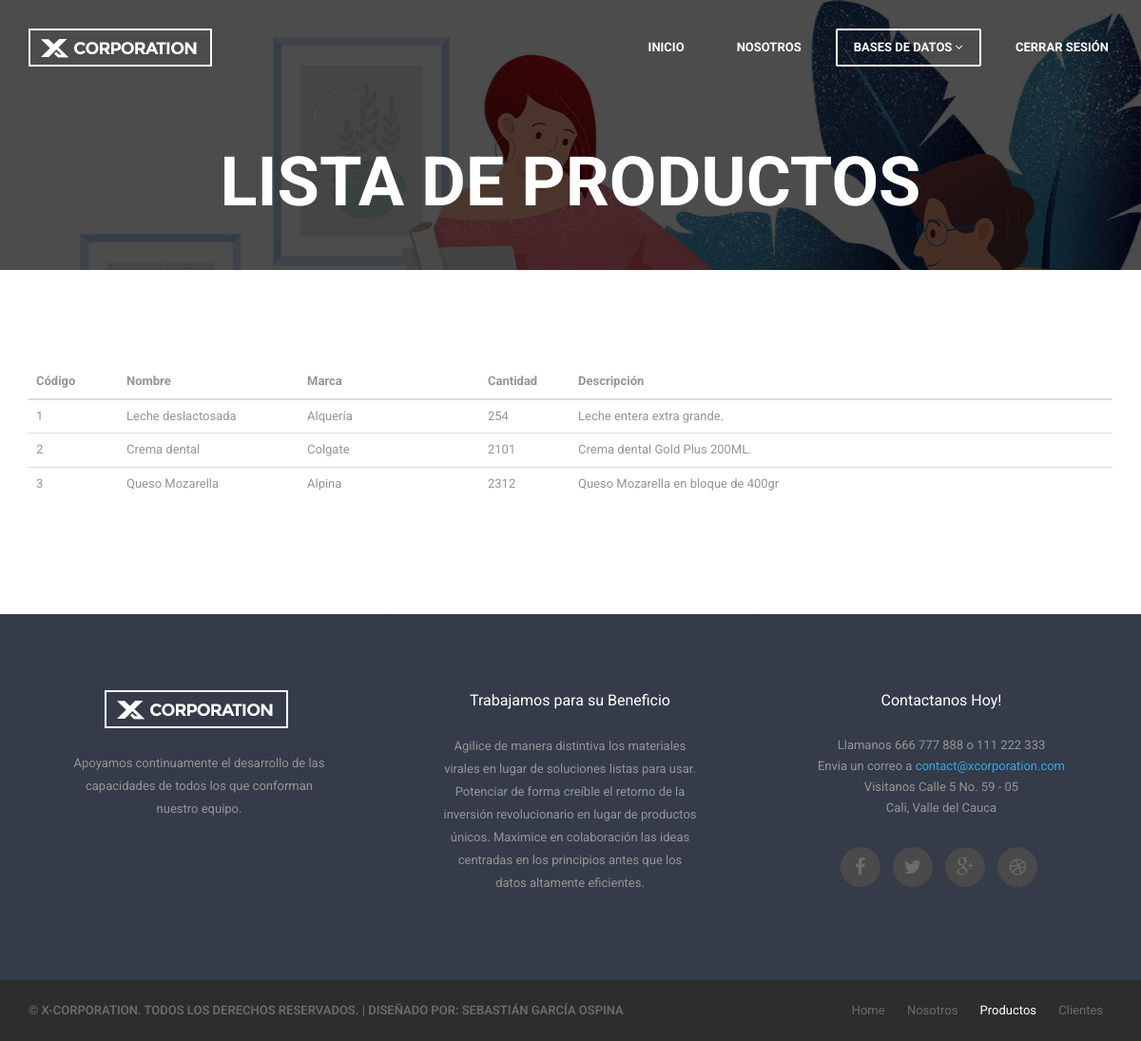
Screenshot of /view/products.php (signed in) with the database file from the repository.
### tables this page shows
CREATE TABLE `products` (
  `cod_prd` int(10) unsigned NOT NULL AUTO_INCREMENT,
  `name_prd` varchar(40) NOT NULL,
  `brand_prd` varchar(40) NOT NULL,
  `qty_prd` int(11) NOT NULL,
  `desc_prd` varchar(200) NOT NULL,
  PRIMARY KEY (`cod_prd`)
);

### model/connect.php (called while the page is built)
<?php
class connect
{
  public static function connection()
  {
    try {
      $connection = new PDO("mysql:host=localhost; dbname=pagedb", "admin-page", "123456");
      $connection->setAttribute(PDO::ATTR_ERRMODE, PDO::ERRMODE_EXCEPTION);
      $connection->exec("SET CHARACTER SET UTF8");
    } catch (Exception $e) {
      die("ERROR" . $e->getMessage());
      echo "Error line" . $e->getLine();
    }
    return $connection;
  }
}

### controller/products_controller.php (called while the page is built)
<?php
include("../model/products_model.php");
$products = new products_model();
$productsMatrix = $products->get_products();

### model/products_model.php (called while the page is built)
<?php
class products_model
{
  private $db;
  private $products;
  public function __construct()
  {
    require_once("connect.php");
    $this->db = connect::connection();
    $this->products = array();
  }
  public function get_products()
  {
    $query = $this->db->query("SELECT *FROM products");
    while ($rows = $query->fetch(PDO::FETCH_ASSOC)) {
      $this->products[] = $rows;
    }
    return $this->products;
  }
}

### view/products.php (the view, shortened to what this page needs)
<!DOCTYPE html>
<html>
<head>
    <link href="../styles/mobile-menu.css" rel="stylesheet">
    <link href="fonts/font-awesome/css/font-awesome.min.css" rel="stylesheet">
    <link rel="stylesheet" href="https://maxcdn.bootstrapcdn.com/bootstrap/3.3.6/css/bootstrap.min.css">
    <link href="../styles/style.css" rel="stylesheet">
</head>
<body>
    <div id="main-wrapper">
        <div class="uc-mobile-menu-pusher">
            <div class="content-wrapper">
                <nav class="navbar m-menu navbar-default navbar-fixed-top">
                    <div class="container">
                        <div class="navbar-header">
                            <a class="navbar-brand" href="index.php"><img src="img/logo.png" alt=""></a>
                        </div>
                        <div class="collapse navbar-collapse" id="#navbar-collapse-1">
                            <ul class="nav navbar-nav navbar-right main-nav">
                                <li><a href="index.php">Inicio</a></li>
                                <li><a href="history.php">Nosotros</a></li>
                                <li class="dropdown active">
                                    <a href="#" data-toggle="dropdown" class="dropdown-toggle">Bases de Datos
                                        <span><i class="fa fa-angle-down"></i></span></a>
                                </li>
                                <li><a href="../controller/logout_controller.php">Cerrar sesión</a></li>
                            </ul>
                        </div>
                    </div>
                </nav>
                <section class="single-page-title single-page-title-productos">
                    <div class="container text-center">
                        <h2>Lista de productos</h2>
                    </div>
                </section>
                <section class="contact-form ptb-100">
                    <div class="container">
                        <table class="table table-hover">
                            <thead>
                                <tr>
                                    <th class="col-md-1">Código</th>
                                    <th class="col-md-2">Nombre</th>
                                    <th class="col-md-2">Marca</th>
                                    <th class="col-md-1">Cantidad</th>
                                    <th class="col-md-6">Descripción</th>
                                </tr>
                            </thead>
                            <tbody>
                                <?php
                                include("../controller/products_controller.php");
                                foreach ($productsMatrix as $product) {
                                    echo "<tr>";
                                    echo "<td>" . $product['cod_prd'] . "</td>";
                                    echo "<td>" . $product['name_prd'] . "</td>";
                                    echo "<td>" . $product['brand_prd'] . "</td>";
                                    echo "<td>" . $product['qty_prd'] . "</td>";
                                    echo "<td>" . $product['desc_prd'] . "</td>";
                                    echo "</tr>";
                                }
                                ?>
                            </tbody>
                        </table>
                    </div>
                </section>
                <footer class="footer">
                    <div class="footer-widget-section">
                        <div class="container text-center">
                            <div class="row">
                                <div class="col-sm-4 footer-block">
                                    <div class="footer-widget widget_text">
                                        <div class="footer-logo">
                                            <a href="#"><img src="img/logo.png" alt=""></a>
                                        </div>
                                        <p>Apoyamos continuamente el desarrollo de las capacidades de todos los que conforman nuestro equipo.</p>
                                    </div>
                                </div>
                                <div class="col-sm-4 footer-block">
                                    <div class="footer-widget widget_text">
                                        <h3>Trabajamos para su Beneficio</h3>
                                        <p>Agilice de manera distintiva los materiales virales en lugar de soluciones listas para usar. Potenciar de forma creíble el retorno de la inversión revolucionario en lugar de productos únicos. Maximice en colaboración las ideas centradas en los principios antes que los datos altamente eficientes.</p>
                                    </div>
                                </div>
                                <div class="col-sm-4 footer-block last">
                                    <div class="footer-widget widget_text">
                                        <h3>Contactanos Hoy!</h3>
                                        <address>
                                            Llamanos 666 777 888 o 111 222 333<br>
                                            Envia un correo a <a href="mailto:#">contact@xcorporation.com</a><br>
                                            Visitanos Calle 5 No. 59 - 05<br>
                                            Cali, Valle del Cauca<br>
                                        </address>
                                        <ul class="list-inline social-links">
                                            <li><a href="#"><i class="fa fa-facebook"></i></a></li>
                                            <li><a href="#"><i class="fa fa-twitter"></i></a></li>
                                            <li><a href="#"><i class="fa fa-google-plus"></i></a></li>
                                            <li><a href="#"><i class="fa fa-dribbble"></i></a></li>
                                        </ul>
                                    </div>
                                </div>
                            </div>
                        </div>
                    </div>
                    <div class="copyright-section">
                        <div class="container clearfix">
                            <span class="copytext">&copy; X-CORPORATION. Todos los derechos reservados. | Diseñado por: Sebastián García Ospina</a></span>
                            <ul class="list-inline pull-right">
                                <li><a href="index.php">Home</a></li>
                                <li><a href="history.php">Nosotros</a></li>
                                <li class="active"><a href="products.php">Productos</a></li>
                                <li><a href="clients.php">Clientes</a></li>
                            </ul>
                        </div>
                    </div>
                </footer>
            </div>
        </div>
        <div class="uc-mobile-menu uc-mobile-menu-effect">
            <div>
                <div>
                    <ul id="menu">
                        <li><a href="index.php">Inicio</a></li>
                        <li><a href="history.php">Nosotros</a></li>
                        <li class="active"><a href="products.php">Ver productos</a></li>
                        <li><a href="addProducts.php">Agregar productos</a></li>
                        <li><a href="clients.php">Ver clientes</a></li>
                        <li><a href="addClients.php">Agregar Clientes</a></li>
                    </ul>
                </div>
            </div>
        </div>
    </div>
</body>
</html>

### styles/mobile-menu.css (style rules this page uses)
.uc-offcanvas-wrapper, .uc-offcanvas-pusher, .uc-offcanvas-contents { height : 100%; }
.uc-offcanvas-contents, .uc-offcanvas-contents-inner { position : relative; }
.uc-offcanvas-wrapper { position : relative; overflow : hidden; }
.uc-offcanvas-pusher::after { position : absolute; top : 0; right : 0; width : 0; height : 0; background : rgba(0, 0, 0, 0.5); content : ''; opacity : 0; -webkit-transition : opacity 0.5s, width 0.1s 0.5s, height 0.1s 0.5s; -moz-transition : opacity 0.5s, width 0.1s 0.5s, height 0.1s 0.5s; -o-transition : opacity 0.5s, width 0.1s 0.5s, height 0.1s 0.5s; transition : opacity 0.5s, width 0.1s 0.5s, height 0.1s 0.5s; z-index : 999; }
.slide-along .uc-offcanvas-pusher { background-color : #FFFFFF; position : relative; left : 0; z-index : 1; height : 100%; -webkit-transition : -webkit-transform 400ms; -moz-transition : -moz-transform 400ms; -ms-transition : -ms-transform 400ms; -o-transition : -o-transform 400ms; transition : transform 400ms; }
.slide-along .uc-offcanvas-container { position : absolute; top : 0; left : 0; visibility : hidden; z-index : 0; width : 300px; height : 100%; background : #27272C; -webkit-transition : all 400ms; -moz-transition : all 400ms; -o-transition : all 400ms; transition : all 400ms; }
.uc-offcanvas-container > div { overflow-y : scroll; overflow-x : hidden; height : calc(100% - 0px); visibility : visible; }
.uc-offcanvas-left .uc-offcanvas-container { left : 0; }
.uc-offcanvas-left.slide-along .uc-offcanvas-container { -webkit-transform : translate(-50%, 0); -moz-transform : translate(-50%, 0); -ms-transform : translate(-50%, 0); -o-transform : translate(-50%, 0); transform : translate(-50%, 0); }
.slide-along .uc-offcanvas-container::after { display : none; }

### rows the page displays
products: cod_prd "1", name_prd "Leche deslactosada", brand_prd "Alquería", qty_prd "254", desc_prd "Leche entera extra grande."
products: cod_prd "2", name_prd "Crema dental", brand_prd "Colgate", qty_prd "2101", desc_prd "Crema dental Gold Plus 200ML."
products: cod_prd "3", name_prd "Queso Mozarella", brand_prd "Alpina", qty_prd "2312", desc_prd "Queso Mozarella en bloque de 400gr"
